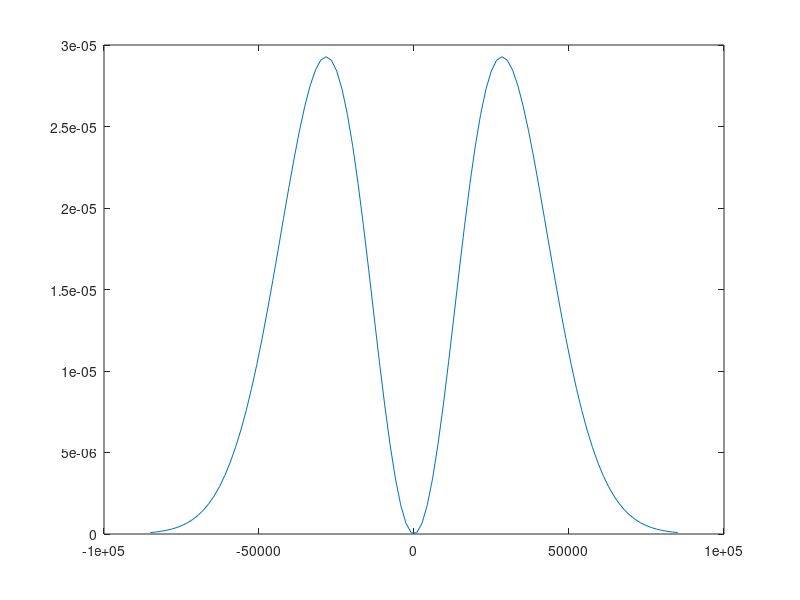

MATLAB code for this plot: (Note: this script raises an error after producing the figure.)
close all
clear all

nP=1e6;
z0=0.1;
z1=0.2;
x0 = -0.02;
x1= 0.02;
x = (x1-x0)*rand(1,nP)+x0;
z = (z1-z0)*rand(1,nP)+z0;
y = 0.0*ones(1,nP);
T=50;
m=12;


vTh = sqrt(2*T*1.602e-19/m/1.66e-27);
k = 1.38e-23*11604; 
B = m*1.66e-27/(2*T*k);
vgrid = linspace(-3*vTh,3*vTh);
fv1 = sqrt(B/pi)*exp(-B*vgrid.^2);
fv1CDF = cumsum(fv1);
fv1CDF = fv1CDF./fv1CDF(end);
fvb = (B/pi)^(3/2)*4*pi*vgrid.*vgrid.*exp(-B*vgrid.^2);
fvbCDF = cumsum(fvb);
fvbCDF = fvbCDF./fvbCDF(end);
figure(9)
plot(vgrid,fvb)
vx = interp1(fv1CDF,vgrid,rand(1,nP),'pchip',0);
vy = interp1(fv1CDF,vgrid,rand(1,nP),'pchip',0);
vz = interp1(fv1CDF,vgrid,rand(1,nP),'pchip',0);
hold on
histogram(vx)
% vTh = sqrt(2*T*1.602e-19/m/1.66e-27);
% 0.5*12*1.66e-27*vTh*vTh/1.602e-19
% 
% phi  = rand(1,nP)*pi;
% theta = rand(1,nP)*2*pi;
% vz = vTh*cos(phi);
% vx = vTh*sin(phi).*cos(theta);
% vy = vTh*sin(phi).*sin(theta);



% vx = vTh*ones(1,nP);
% vy = zeros(1,nP);
% vz = zeros(1,nP);

scatter(x,z)

ncid = netcdf.create(['./particleSourceGauss.nc'],'NC_WRITE')
 
dimP = netcdf.defDim(ncid,'nP',nP);

xVar = netcdf.defVar(ncid,'x','double',[dimP]);
yVar = netcdf.defVar(ncid,'y','double',[dimP]);
zVar = netcdf.defVar(ncid,'z','double',[dimP]);
ExVar = netcdf.defVar(ncid,'vx','double',[dimP]);
EyVar = netcdf.defVar(ncid,'vy','double',[dimP]);
EzVar = netcdf.defVar(ncid,'vz','double',[dimP]);

netcdf.endDef(ncid);
 
netcdf.putVar(ncid, xVar, x);
netcdf.putVar(ncid, yVar, y);
netcdf.putVar(ncid, zVar, z);
netcdf.putVar(ncid, ExVar, vx);
netcdf.putVar(ncid, EyVar, vy);
netcdf.putVar(ncid, EzVar, vz);

netcdf.close(ncid);